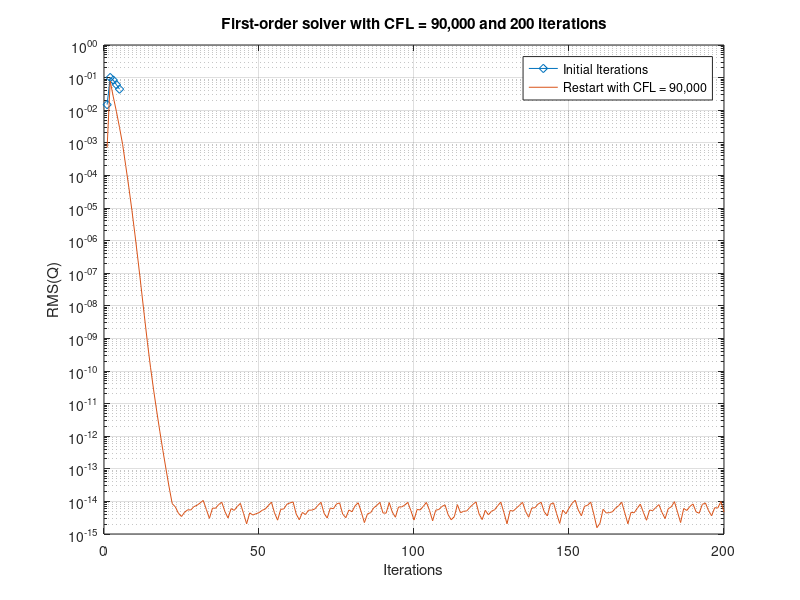

This chart was generated by the following MATLAB code:
A = [1 1.4862215124397186797e-02;
2 1.0043437166016555562e-01;
3 8.3501442034858278096e-02;
4 6.0585798623414927055e-02;
5 4.4289702920189591429e-02];
B = [1 7.0890256013024651686e-04;
2 7.8048187775558594548e-02;
3 2.5538429061575822210e-02;
4 9.1355894220872518180e-03;
5 2.9587588429846952039e-03;
6 9.0011141480322973043e-04;
7 2.0025654181697334199e-04;
8 4.3712822721085354541e-05;
9 8.5155903989371203503e-06;
10 1.4885888354782130702e-06;
11 2.3795535247028706076e-07;
12 3.5426341428073420115e-08;
13 5.0892185904955734739e-09;
14 7.5996292332782319841e-10;
15 1.3041734463367289337e-10;
16 2.6372330924834155841e-11;
17 5.9295254809968557679e-12;
18 1.4234344845187123199e-12;
19 3.6288539848905424467e-13;
20 9.7594375383503875687e-14;
21 2.7572643907141721846e-14;
22 8.5612077929682947883e-15;
23 6.8113014763718793969e-15;
24 4.3458008377141970159e-15;
25 3.4490978980437337789e-15;
26 4.6423582838389453272e-15;
27 5.5310041706833083410e-15;
28 5.4610241476017711247e-15;
29 6.8989871669940528470e-15;
30 7.6013573559383530131e-15;
31 8.9578606413663266732e-15;
32 1.0710330486436416851e-14;
33 5.6966278870197403187e-15;
34 3.0137509494413460022e-15;
35 6.2332029709121218548e-15;
36 6.1610155103010302030e-15;
37 8.0404668177211804818e-15;
38 9.3936774084450783419e-15;
39 4.8926045105734512340e-15;
40 3.0939237141809084794e-15;
41 6.0001850361228033658e-15;
42 5.3139563310135828650e-15;
43 6.9971807738867741788e-15;
44 8.7038838014354174639e-15;
45 4.3173246732491402392e-15;
46 2.0591916442134212089e-15;
47 4.4475811094282937469e-15;
48 3.8145162579457369700e-15;
49 4.1726547215120511206e-15;
50 4.5162943142288007844e-15;
51 5.3111118864847222988e-15;
52 5.8255044073778008039e-15;
53 7.4295258378702000099e-15;
54 9.5070997286423264573e-15;
55 4.4581144000984113593e-15;
56 2.6592687172880746416e-15;
57 5.6976988396607137676e-15;
58 5.8844967627056310514e-15;
59 8.1963303042784190219e-15;
60 8.9954462235291906873e-15;
61 9.6426545686109648187e-15;
62 4.0984158690649466021e-15;
63 2.7412033491287917193e-15;
64 4.5893749561811438424e-15;
65 3.9585867454076502755e-15;
66 5.4107001315240809631e-15;
67 5.3834389679254732703e-15;
68 5.8565008172794737948e-15;
69 7.5256612123267427520e-15;
70 9.3890921413779515586e-15;
71 4.3264400209773065097e-15;
72 3.0780157004141605099e-15;
73 6.2549086991827842240e-15;
74 5.9563287988751329768e-15;
75 8.3379711477500644383e-15;
76 8.9920048819732583312e-15;
77 4.0714349825542565362e-15;
78 3.1622130636267126802e-15;
79 5.4500320583919302726e-15;
80 4.8295943581091813234e-15;
81 7.3518736423512380136e-15;
82 9.1081199184256412944e-15;
83 4.7017383911706719983e-15;
84 2.2372820322658486974e-15;
85 4.1632511207499358959e-15;
86 4.5028458345350486878e-15;
87 6.3207251059994218376e-15;
88 7.5340818922910358729e-15;
89 9.3275424304819944657e-15;
90 4.4154747585223711002e-15;
91 4.3533357572968038556e-15;
92 9.1840466005237851353e-15;
93 4.7057485745634521210e-15;
94 3.2683155083553305679e-15;
95 6.7385762047126564574e-15;
96 6.7713478063889894761e-15;
97 7.6856028270981605394e-15;
98 9.3155862983221396452e-15;
99 5.1798601251473447209e-15;
100 2.6858379376722957532e-15;
101 5.6574212566712437422e-15;
102 5.4841354591379099623e-15;
103 7.0661011903603429481e-15;
104 9.3101893190119935761e-15;
105 5.3120006930117701684e-15;
106 2.5439139854985971952e-15;
107 5.3679814082647937972e-15;
108 5.6546143711872977825e-15;
109 6.9660999127503210949e-15;
110 7.8457385603169026103e-15;
111 3.9154325725934955321e-15;
112 2.7359300611105929502e-15;
113 3.3886106183663238330e-15;
114 7.9495915674924900240e-15;
115 4.4752871312496060796e-15;
116 4.9866314020430835592e-15;
117 5.0914027591958676906e-15;
118 6.5355241864814588708e-15;
119 8.0709695015602055181e-15;
120 9.6612346179486825513e-15;
121 4.0822348353617250580e-15;
122 2.7743789644274669609e-15;
123 5.3337607668292051236e-15;
124 3.8646034030236453785e-15;
125 5.0213538471263173123e-15;
126 5.5315993971958987597e-15;
127 7.3531549149073868262e-15;
128 9.5023614912374432861e-15;
129 4.5817042425840009723e-15;
130 2.0603308830815935524e-15;
131 5.2609181409622460648e-15;
132 5.0605614702487768194e-15;
133 6.1988057512963700513e-15;
134 7.5345239647825292750e-15;
135 9.4108262272730898897e-15;
136 4.9232713628763641365e-15;
137 3.2734539528529604794e-15;
138 6.2743270272629272591e-15;
139 6.4000242903347943721e-15;
140 8.2185804013954431243e-15;
141 9.4365159684407814017e-15;
142 4.8250783630526071246e-15;
143 3.5826281726477563426e-15;
144 8.2242423105819695898e-15;
145 9.0102284347248579041e-15;
146 4.2376630259268395438e-15;
147 2.1124290101125271359e-15;
148 5.4159789113017872390e-15;
149 4.1814249427943014328e-15;
150 6.1933138368949083365e-15;
151 8.7342617296863257690e-15;
152 1.0830142975381259592e-14;
153 5.4183585046813256598e-15;
154 3.6217148653081860127e-15;
155 7.0802782371181209834e-15;
156 7.6226930244128353138e-15;
157 9.5088653862616854707e-15;
158 4.0769491892665371094e-15;
159 1.5639991117682716900e-15;
160 2.1462067201254458640e-15;
161 5.7340331682412062455e-15;
162 4.4207331542996829868e-15;
163 4.5219093325693115590e-15;
164 4.8033918720159882762e-15;
165 6.2078603176554412984e-15;
166 7.3566641627442805937e-15;
167 9.4878171584169148568e-15;
168 4.4225953926769700582e-15;
169 2.0583509970858805919e-15;
170 4.6310891030503107921e-15;
171 4.4820669278197466617e-15;
172 6.0819359096792857649e-15;
173 8.2834736702875064800e-15;
174 4.6086169680041535954e-15;
175 2.6440942007917291745e-15;
176 5.4300587052798736115e-15;
177 5.2131203607176044094e-15;
178 6.4976195950303034359e-15;
179 7.9851502415232919383e-15;
180 4.5823626415888961176e-15;
181 2.9690747401591048425e-15;
182 5.9678379915209971162e-15;
183 6.8245459373206496847e-15;
184 9.8117943430266179415e-15;
185 4.7138189798829960838e-15;
186 2.2460988003279513417e-15;
187 6.0521665291114962240e-15;
188 5.2650435248715547229e-15;
189 7.0053607871686620117e-15;
190 8.3176356094019116963e-15;
191 4.7669856160334911891e-15;
192 4.3424207771349257477e-15;
193 8.0808279897340272346e-15;
194 8.9592033575707678281e-15;
195 5.2679180578407127441e-15;
196 3.6208388642551647221e-15;
197 6.4113374470912136922e-15;
198 6.2671951169721410690e-15;
199 9.9725168523971703617e-15;
200 4.6808436627750776534e-15];

semilogy(A(:,1) , A(:,2),'d-',B(:,1) , B(:,2));
xlabel('Iterations');
ylabel('RMS(Q)');
grid on;
title('First-order solver with CFL = 90,000 and 200 iterations');
legend('Initial Iterations', 'Restart with CFL = 90,000');
print -deps d200.eps